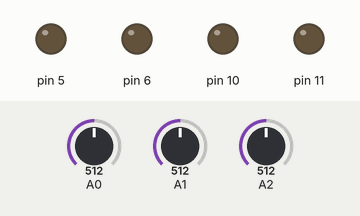
A sketch run on a simulated Arduino Uno, built with avr-gcc and run on an emulated ATmega328P. Shown: output pins drawn as LEDs (lit = HIGH). The test bench sets the inputs (shaded band); at power-on: A1 = 512, A0 = 512, A2 = 512.

Above: at 1.2 s.
1.3 s: A1 set to 217
2.8 s: A1 set to 186
At 4.0 s:
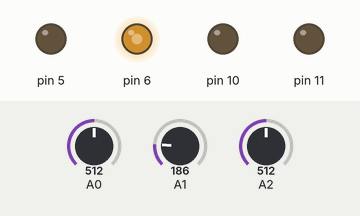
4.3 s: A0 set to 215
5.8 s: A0 set to 191
At 6.7 s:
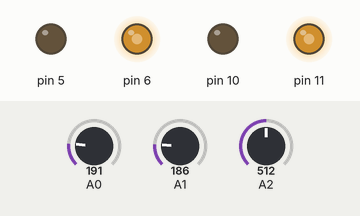
7.3 s: A2 set to 209
8.8 s: A2 set to 187
At 10.0 s:
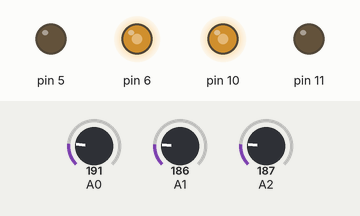
Timing chart, 0 to 11.3 s (numbered marks = the images above; inputs shaded):
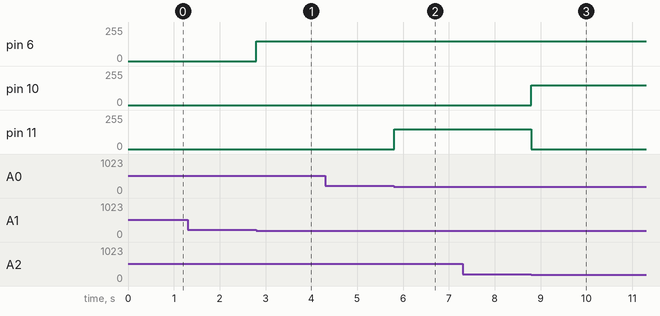

The sketch:

line-tracking-bot.ino
```cpp
#include "api.h"

Motor left_motor(6, 5); // forward pin, backward pin
Motor right_motor(10, 11);

LineSensor middle_sensor(A0, 200); // 200 is the threshold
LineSensor left_sensor(A1, 200);
LineSensor right_sensor(A2, 200);

void setup() {
  // Serial.begin(9600); // Not needed
}

void loop() {
  bool middle = middle_sensor.is_on_line();
  bool left = left_sensor.is_on_line();
  bool right = right_sensor.is_on_line();

  if (!left && !middle && !right) {
    left_motor = 150;
    right_motor = 150;
  }
  if (!left && !middle && right) {
    left_motor = 150;
    right_motor = -150;
  }
  if (!left && middle && !right) {
    left_motor = 150;
    right_motor = 150;
  }
  if (!left && middle && right) {
    left_motor = 150;
    right_motor = 0;
  }
  if (left && !middle && !right) {
    left_motor = -150;
    right_motor = 150;
  }
  if (left && !middle && right) {
    left_motor = 0;
    right_motor = 0;
  }
  if (left && middle && !right) {
    left_motor = 0;
    right_motor = 150;
  }
  if (left && middle && right) {
    left_motor = 0;
    right_motor = 0;
  }

  delay(10);
}
```

api.h
```cpp
#pragma once

class Motor {
 public:
  int forward_pin;
  int backward_pin;

  Motor(int forward_pin, int backward_pin) : forward_pin(forward_pin), backward_pin(backward_pin) {
    pinMode(forward_pin, OUTPUT);
    pinMode(backward_pin, OUTPUT);
  }

  void operator=(short int speed) {
    if (speed > 0) {
      analogWrite(backward_pin, 0);
      analogWrite(forward_pin, speed);
    } else if (speed < 0) {
      analogWrite(forward_pin, 0);
      analogWrite(backward_pin, -speed);
    } else {
      analogWrite(forward_pin, 0);
      analogWrite(backward_pin, 0);
    }
  }
};

class LineSensor {
 public:
  int pin;
  int threshold;

  LineSensor(int pin, int threshold) : pin(pin), threshold(threshold) { pinMode(pin, INPUT); }

  bool is_on_line() { return analogRead(pin) > threshold; }
};
```

Measured:
- the behaviour switches between 201 and 200 on A1 (found by bisection; images 0 and 1)
- the behaviour switches between 201 and 200 on A0 (found by bisection; images 1 and 2)
- the behaviour switches between 201 and 200 on A2 (found by bisection; images 2 and 3)
- after the input at 1.3 s, every drawn part: stays the same
- after the input at 2.8 s, pin 6: 0/255 → 150/255 at once
- after the input at 4.3 s, every drawn part: stays the same
- after the input at 5.8 s, pin 11: 0/255 → 150/255 at once
- after the input at 7.3 s, every drawn part: stays the same
- after the input at 8.8 s, pin 10: 0/255 → 150/255 at once; pin 11: 150/255 → 0/255 at once
